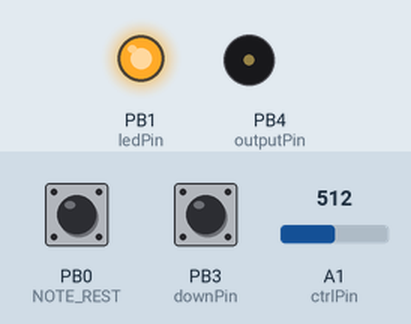
A sketch run on a simulated ATtiny85, built with avr-gcc and run on an emulated ATtiny85. Parts: output pins drawn as LEDs (lit = HIGH), buzzer (waves = sounding). Inputs (shaded band) come from the test bench; at power-on: PB0 (NOTE_REST) HIGH, PB3 (downPin) HIGH, A1 (ctrlPin) = 512. Random numbers use the default seed unless the sketch sets one.

Above: at 8.2 s.
8.3 s: PB0 (NOTE_REST) pulled LOW for 0.15 s
At 8.9 s:
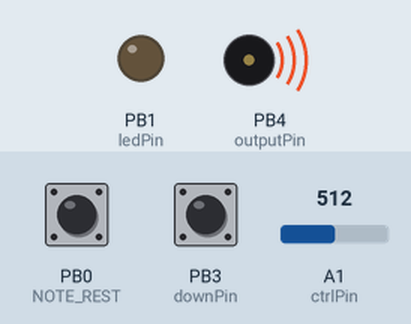
11.2 s: PB3 (downPin) pulled LOW for 3.2 s
At 14.4 s:
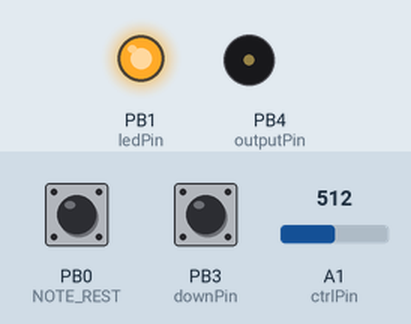
Timing chart, 0 to 21.9 s (numbered marks = the images above; inputs shaded):
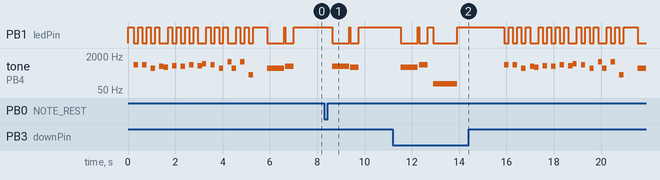

Measured:
- after the input at 8.3 s, PB1 (ledPin): HIGH → LOW after 0.34 s, → HIGH 0.72 s later, → LOW 0.05 s later, → HIGH 0.36 s later; tone on PB4 (outputPin): silent → 659 Hz after 0.34 s, → silent 0.72 s later, → 587 Hz 0.05 s later, → silent 0.36 s later
- after the input at 11.2 s, tone on PB4 (outputPin): plays 587 Hz for 0.72 s, 784 Hz for 0.36 s, 98 Hz for 1.0 s, 784 Hz for 0.18 s, 784 Hz for 0.18 s, 523 Hz for 0.18 s … (20 notes in this stretch), starting after 0.34 s

The sketch:

higher_lower.ino
```cpp
#include "consts.h"
#include "interface.h"
#include "noise.h"

#include "game.h"

void setup() {
  setupInterface();
  setupSerial();

  _delay(bootPause);

  reset();
}

void loop() {
  if (justPressed(Intent::DOWN)) {
    handleGuess(Intent::DOWN, tones[index] < tones[index - 1]);
  }

  if (justPressed(Intent::UP)) {
    handleGuess(Intent::UP, tones[index] > tones[index - 1]);
  }

  if (justPressed(Intent::SKIP)) {
    handleGuess(Intent::NONE, true, true);
  }
}
```

consts.h
```cpp
#ifdef __AVR_ATtiny85__
const int outputPin = 4;
const int ledPin = 1;
const int upPin = 0;
const int downPin = 3;
const int ctrlPin = A1;
const int skipPins[3] = {-1, -1, -1};
#else
const int outputPin = 5;
const int ledPin = 9;
const int upPin = A0;
const int downPin = A3;
const int ctrlPin = 8;
const int skipPins[3] = {A1, 7, 8};
#endif

const int themeNoteLength = 180;

// NOTES: max human-audible frequency is ~20k and max for int16_t is ~32k,
// but this max is the max that doesn't hurt my ears.
const int minTone = 60;
const int maxTone = 1000;

const int guessesPerRound = 4;
const int roundsPerGame = 10;

const int tonesPerRound = (guessesPerRound + 1);

// NOTE: Yes, we start at 1 instead of 0,
// because we want an interval between tones.
// Ya can't diff off nuthin, charlie!
const int startingIndex = 1;

const int lastToneDuration = themeNoteLength * 4;
const int currentToneDuration = (lastToneDuration / 2);
const int minToneOrIntervalPauseDuration = 8;

const int bootPause = 250;
const int resetPause = 1000;
const int postButtonPressPause = 250;
const int newRoundPause = 500;
const int preIntervalPause = themeNoteLength / 2;
const int midIntervalPause = preIntervalPause / 2;

const int intervalChunk = ((maxTone - minTone) / tonesPerRound);
const int minInterval = 2;

const float intervalDiminish = .65;
const float durationDiminish = .85;
const float themeMotifSpeedup = 1.125;

const int minStartingDifficulty = 0;
const int maxStartingDifficulty = 4;

// NOTE: For emulation, in lieu of analog input
const int defaultDifficulty = 0;

enum Intent { NONE, UP, DOWN, SKIP };
```

game.h
```cpp
int16_t tones[tonesPerRound];
uint8_t index = startingIndex;
uint8_t roundsWon = 0;

uint8_t difficulty = defaultDifficulty;
uint8_t consecutiveGamesWon = 0;

bool isPlayingSound = false;

void reset();
void resetWithoutIntro();

inline uint8_t getProgress() { return roundsWon * difficulty; }

inline bool isBeyondMinMax(int16_t nextTone) {
  return nextTone < minTone || nextTone > maxTone;
}

int16_t getNextToneInFirstRound(uint8_t previousIndex) {
  return firstRoundTones[previousIndex + 1];
}

int16_t getNextTone(uint8_t previousIndex) {
  int8_t direction = random(0, 2) ? -1 : 1;
  int16_t nextTone = tones[previousIndex];

  for (uint8_t i = 0; i < (guessesPerRound - previousIndex); i++) {
    nextTone += direction *
                random(minInterval,
                       intervalChunk * pow(intervalDiminish, getProgress()));
  }

  if (nextTone == tones[previousIndex]) {
    return getNextTone(previousIndex);
  }

  if (isBeyondMinMax(nextTone)) {
    return getNextTone(previousIndex);
  }

  return nextTone;
}

void randomize() {
  tones[0] = roundsWon == 0 || isBeyondMinMax(tones[tonesPerRound - 1])
                 ? NOTE_C5
                 : tones[tonesPerRound - 1];

  for (uint8_t i = 1; i < tonesPerRound; i++) {
    tones[i] =
        roundsWon == 0 ? getNextToneInFirstRound(i - 1) : getNextTone(i - 1);
  }
}

void playNextInterval() {
  printIntervalToSerial(index, tones);
  playInterval(tones[index - 1], tones[index], getProgress(), isPlayingSound);
  updateDisplay();
}

void handleGameOver() {
  playGameOverSound(roundsWon, isPlayingSound);
  _delay(resetPause);

  reset();
}

void handleGameWon() {
  consecutiveGamesWon += 1;
  difficulty += 1;

  playWinnerSong(difficulty, isPlayingSound);
  _delay(resetPause);

  printGameToSerial(consecutiveGamesWon, difficulty);
  resetWithoutIntro();
}

void setRoundsWon(uint8_t r) {
  roundsWon = r;

  if (roundsWon >= roundsPerGame) {
    handleGameWon();
    return;
  }

  if (consecutiveGamesWon == 0 && roundsWon == 1) {
    initRandomSeed();
  }

  randomize();
  index = startingIndex;

  printRoundToSerial(r, tones);

  playNextInterval();
}

void resetWithoutIntro() { setRoundsWon(0); }

void reset() {
  consecutiveGamesWon = 0;
  difficulty = getStartingDifficulty();

  printGameToSerial(consecutiveGamesWon, difficulty);

  playIntro(difficulty, isPlayingSound);
  _delay(newRoundPause);

  resetWithoutIntro();
}

void handleGuess(Intent intent, bool guessSuccess,
                 bool roundSuccess = index == tonesPerRound - 1) {
  _delay(postButtonPressPause, intent);

  if (guessSuccess) {
    if (roundSuccess) {
      playSuccessSound(roundsWon + 1, isPlayingSound);
      _delay(newRoundPause);
      setRoundsWon(roundsWon + 1);

      return;
    }

    index = index + 1;

    playNextInterval();

    return;
  }

  handleGameOver();
}
```

interface.h
```cpp
#ifndef __AVR_ATtiny85__
#include <Arduboy2.h>

#include "graphics.h"

Arduboy2 arduboy;
#endif

void setupInterface() {
  pinMode(ledPin, OUTPUT);
  digitalWrite(ledPin, HIGH);

  pinMode(upPin, INPUT_PULLUP);
  pinMode(downPin, INPUT_PULLUP);

#ifndef __AVR_ATtiny85__
  arduboy.begin();
#endif
}

void updateDisplay(Intent intent = Intent::NONE, bool isPlayingSound = false) {
#ifndef __AVR_ATtiny85__
  arduboy.clear();

  Sprites::drawOverwrite(32, 1, machine, 0);

  if (isPlayingSound) {
    Sprites::drawOverwrite(21, 8, sound, 0);
    arduboy.fillRect(39, 8, 2, 2);
  }

  if (intent == Intent::UP) {
    arduboy.fillRect(77, 14, 4, 3);
  }

  if (intent == Intent::DOWN) {
    arduboy.fillRect(77, 24, 4, 3);
  }

  arduboy.display();
#endif
}

// HACK: Work around delay blocking display updates...
// This would be lousy for more complex graphics, but
// seems fine here.
void _delay(int16_t duration, Intent intent = Intent::NONE,
            bool isPlayingSound = false) {
  if (duration == 0) {
    return;
  }

  updateDisplay(intent, isPlayingSound);
  delay(duration);
  updateDisplay();
}

void _delay(int16_t duration, bool &isPlayingSound) {
  _delay(duration, Intent::NONE, isPlayingSound);
}

uint8_t getStartingDifficulty() {
#ifdef __AVR_ATtiny85__ -
  return map(analogRead(ctrlPin), 0, 1023, minStartingDifficulty,
             maxStartingDifficulty);
#else
  return defaultDifficulty;
#endif
}

void initRandomSeed() {
  unsigned long ms = millis();

#ifndef __AVR_ATtiny85__
  Serial.print("  SEED: ");
  Serial.println(ms);
#endif

  randomSeed(ms);
}

inline bool justPressed(Intent intent) {
  // HACK: relying on tone delay to skip debouncing

  if (intent == Intent::DOWN) {
    return digitalRead(downPin) == LOW;
  }

  if (intent == Intent::UP) {
    return digitalRead(upPin) == LOW;
  }

#ifndef __AVR_ATtiny85__
  if (intent == Intent::SKIP) {
    return (digitalRead(skipPins[0]) == LOW &&
            digitalRead(skipPins[1]) == LOW && digitalRead(skipPins[2]) == LOW);
  }
#endif

  return false;
}

void setupSerial() {
#ifndef __AVR_ATtiny85__
  Serial.begin(9600);

  // HACK: We need to wait a little before printing to the serial monitor. The
  // value here is MAGIC but seems to work.
  delay(10);
#endif
}

void printGameToSerial(uint8_t game, uint8_t difficulty) {
#ifndef __AVR_ATtiny85__
  Serial.print(F("GAME "));
  Serial.print(game);
  Serial.print(F("  DIFFICULTY "));
  Serial.print(difficulty);

  Serial.println();
#endif
}

void printRoundToSerial(uint8_t roundsWon, int16_t *tones) {
#ifndef __AVR_ATtiny85__
  Serial.print(F("  ROUND "));
  Serial.print(roundsWon);

  Serial.print(F(": "));
  for (uint8_t i = 0; i <= guessesPerRound; i++) {
    Serial.print(tones[i]);

    if (i < guessesPerRound) {
      Serial.print(F(","));
    }
  }

  Serial.println();
#endif
}

uint8_t printIntervalToSerial(uint8_t i, int16_t *tones) {
#ifndef __AVR_ATtiny85__
  Serial.print(F("    "));
  Serial.print(i);
  Serial.print(F(": "));
  Serial.print(tones[i - 1]);
  Serial.print(F(" -> "));
  Serial.print(tones[i]);
  Serial.print(F(" ("));
  Serial.print(tones[i] - tones[i - 1]);
  Serial.print(F(")"));
  Serial.println();
#endif

  // HACK: unused return response avoids compilation warning
  // when targeting ATtiny85
  return i;
}
```

noise.h
```cpp
// NOTE: This theme code isn't nearly as compact as it could be.
// That's fine! It's legible, at least, hopefully...

#include "pitches.h"

int16_t firstRoundTones[] = {
    NOTE_C5, NOTE_E5, NOTE_D5, NOTE_G5, NOTE_C5,
};

void _tone(int16_t t, int16_t duration, bool &isPlayingSound) {
  if (t == NOTE_REST) {
    noTone(outputPin);
  } else {
    isPlayingSound = true;
    digitalWrite(ledPin, LOW);
    tone(outputPin, t, duration);
  }

  _delay(duration, isPlayingSound);
  digitalWrite(ledPin, HIGH);
  isPlayingSound = false;
}

inline int16_t getDuration(int16_t duration, uint8_t progress) {
  return max(minToneOrIntervalPauseDuration,
             duration * pow(durationDiminish, progress));
}

void playInterval(int16_t tone1, int16_t tone2, uint8_t progress,
                  bool &isPlayingSound) {
  _delay(preIntervalPause);

  _tone(tone1, getDuration(lastToneDuration, progress), isPlayingSound);
  _delay(getDuration(midIntervalPause, progress));
  _tone(tone2, getDuration(currentToneDuration, progress), isPlayingSound);
}

void _theme_tone(int16_t t, bool &isPlayingSound) {
  _tone(t, themeNoteLength, isPlayingSound);
}
void _theme_tone(int16_t t, float speed, bool &isPlayingSound) {
  _tone(t, themeNoteLength / speed, isPlayingSound);
}

void playThemeCountIn(uint8_t count, bool &isPlayingSound) {
  for (uint8_t i = 0; i < count; i++) {
    _theme_tone(NOTE_G5, isPlayingSound);
    _theme_tone(NOTE_REST, isPlayingSound);
  }
}

void playThemeCountInWithDescent(uint8_t count, bool &isPlayingSound) {
  for (uint8_t i = 0; i < count; i++) {
    _theme_tone(NOTE_G5, isPlayingSound);
    _theme_tone(NOTE_REST, isPlayingSound);
  }

  _theme_tone(NOTE_G5, isPlayingSound);
  _theme_tone(NOTE_REST, isPlayingSound);
  _theme_tone(NOTE_F5, isPlayingSound);
  _theme_tone(NOTE_REST, isPlayingSound);
  _theme_tone(NOTE_E5, isPlayingSound);
  _theme_tone(NOTE_REST, isPlayingSound);
  _theme_tone(NOTE_D5, isPlayingSound);
  _theme_tone(NOTE_REST, isPlayingSound);
}

void playThemeMotif(float speed, bool &isPlayingSound) {
  _theme_tone(NOTE_C5, speed, isPlayingSound);
  _theme_tone(NOTE_REST, speed, isPlayingSound);
  _theme_tone(NOTE_E5, speed, isPlayingSound);
  _theme_tone(NOTE_D5, speed, isPlayingSound);
  _theme_tone(NOTE_REST, speed, isPlayingSound);
  _theme_tone(NOTE_F5, speed, isPlayingSound);
  _theme_tone(NOTE_REST, speed, isPlayingSound);
  _theme_tone(NOTE_E5, speed, isPlayingSound);
  _theme_tone(NOTE_REST, speed, isPlayingSound);
  _theme_tone(NOTE_G5, speed, isPlayingSound);
  _theme_tone(NOTE_REST, speed, isPlayingSound);
  _theme_tone(NOTE_F5, speed, isPlayingSound);
  _theme_tone(NOTE_A5, speed, isPlayingSound);
  _theme_tone(NOTE_REST, speed, isPlayingSound);
  _theme_tone(NOTE_G5, speed, isPlayingSound);
  _theme_tone(NOTE_REST, speed, isPlayingSound);
}

void playThemeMotifEnd(bool &isPlayingSound) {
  _theme_tone(NOTE_C5, isPlayingSound);
  _theme_tone(NOTE_REST, isPlayingSound);
  _theme_tone(NOTE_C6, isPlayingSound);
  _theme_tone(NOTE_C5, isPlayingSound);
  _theme_tone(NOTE_REST, isPlayingSound);
  _theme_tone(NOTE_C6, isPlayingSound);
  _theme_tone(NOTE_REST, isPlayingSound);
  _theme_tone(NOTE_C4, isPlayingSound);
}

void playIntro(uint8_t count, bool &isPlayingSound) {
  playThemeCountIn(count, isPlayingSound);
  playThemeMotif(1, isPlayingSound);
  playThemeMotifEnd(isPlayingSound);
}

void playWinnerSong(uint8_t count, bool &isPlayingSound) {
  playThemeCountInWithDescent(4, isPlayingSound);
  for (uint8_t i = 0; i < 255; i++) {
    playThemeMotif(pow(themeMotifSpeedup, i), isPlayingSound);
  }
  playThemeCountIn(count, isPlayingSound);
  playThemeMotifEnd(isPlayingSound);
}

void playSuccessSound(uint8_t count, bool &isPlayingSound) {
  for (uint8_t i = 0; i < count; i++) {
    _tone(NOTE_G3, 17, isPlayingSound);
    _tone(NOTE_C4, 34, isPlayingSound);
    _tone(NOTE_E4, 34, isPlayingSound);
    _tone(NOTE_C5, 68, isPlayingSound);

    if ((i + 1) % 5 == 0) {
      _delay(68 * 2);
    }
  }
}

void playGameOverSound(uint8_t count, bool &isPlayingSound) {
  _tone(NOTE_G2, resetPause, isPlayingSound);
  _delay(resetPause);

  for (uint8_t i = 0; i < count; i++) {
    _tone(NOTE_C4, 17, isPlayingSound);
    _tone(NOTE_E3, 34, isPlayingSound);
    _tone(NOTE_C3, 34, isPlayingSound);
    _tone(NOTE_G2, 68, isPlayingSound);

    if ((i + 1) % 5 == 0) {
      _delay(68 * 2);
    }
  }
}
```

pitches.h
```cpp
// (licence header left out)
#define NOTE_REST 0
#define NOTE_C0 16
#define NOTE_CS0 17
#define NOTE_D0 18
#define NOTE_DS0 19
#define NOTE_E0 21
#define NOTE_F0 22
#define NOTE_FS0 23
#define NOTE_G0 25
#define NOTE_GS0 26
#define NOTE_A0 28
#define NOTE_AS0 29
#define NOTE_B0 31
#define NOTE_C1 33
#define NOTE_CS1 35
#define NOTE_D1 37
#define NOTE_DS1 39
#define NOTE_E1 41
#define NOTE_F1 44
#define NOTE_FS1 46
#define NOTE_G1 49
#define NOTE_GS1 52
#define NOTE_A1 55
#define NOTE_AS1 58
#define NOTE_B1 62
#define NOTE_C2 65
#define NOTE_CS2 69
#define NOTE_D2 73
#define NOTE_DS2 78
#define NOTE_E2 82
#define NOTE_F2 87
#define NOTE_FS2 93
#define NOTE_G2 98
#define NOTE_GS2 104
#define NOTE_A2 110
#define NOTE_AS2 117
#define NOTE_B2 123
#define NOTE_C3 131
#define NOTE_CS3 139
#define NOTE_D3 147
#define NOTE_DS3 156
#define NOTE_E3 165
#define NOTE_F3 175
#define NOTE_FS3 185
#define NOTE_G3 196
#define NOTE_GS3 208
#define NOTE_A3 220
#define NOTE_AS3 233
#define NOTE_B3 247
#define NOTE_C4 262
#define NOTE_CS4 277
#define NOTE_D4 294
#define NOTE_DS4 311
#define NOTE_E4 330
#define NOTE_F4 349
#define NOTE_FS4 370
#define NOTE_G4 392
#define NOTE_GS4 415
#define NOTE_A4 440
#define NOTE_AS4 466
#define NOTE_B4 494
#define NOTE_C5 523
#define NOTE_CS5 554
#define NOTE_D5 587
#define NOTE_DS5 622
#define NOTE_E5 659
#define NOTE_F5 698
#define NOTE_FS5 740
#define NOTE_G5 784
#define NOTE_GS5 831
#define NOTE_A5 880
#define NOTE_AS5 932
#define NOTE_B5 988
#define NOTE_C6 1047
#define NOTE_CS6 1109
#define NOTE_D6 1175
#define NOTE_DS6 1245
#define NOTE_E6 1319
#define NOTE_F6 1397
#define NOTE_FS6 1480
#define NOTE_G6 1568
#define NOTE_GS6 1661
#define NOTE_A6 1760
#define NOTE_AS6 1865
#define NOTE_B6 1976
#define NOTE_C7 2093
#define NOTE_CS7 2218
#define NOTE_D7 2349
#define NOTE_DS7 2489
#define NOTE_E7 2637
#define NOTE_F7 2794
#define NOTE_FS7 2960
#define NOTE_G7 3136
#define NOTE_GS7 3322
#define NOTE_A7 3520
#define NOTE_AS7 3729
#define NOTE_B7 3951
#define NOTE_C8 4186
#define NOTE_CS8 4435
#define NOTE_D8 4699
#define NOTE_DS8 4978
#define NOTE_E8 5274
#define NOTE_F8 5588
#define NOTE_FS8 5920
#define NOTE_G8 6272
#define NOTE_GS8 6645
#define NOTE_A8 7040
#define NOTE_AS8 7459
#define NOTE_B8 7902
#define NOTE_C9 8372
#define NOTE_CS9 8870
#define NOTE_D9 9397
#define NOTE_DS9 9956
#define NOTE_E9 10548
#define NOTE_F9 11175
#define NOTE_FS9 11840
#define NOTE_G9 12544
#define NOTE_GS9 13290
#define NOTE_A9 14080
#define NOTE_AS9 14917
#define NOTE_B9 15804
```
